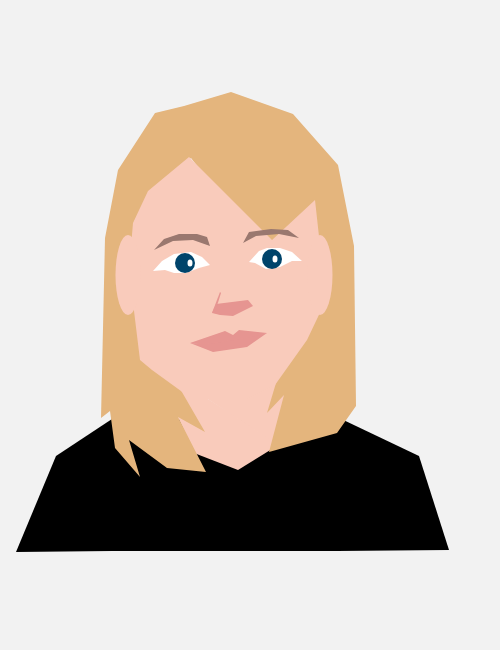
Frame 1 (no input)
Frame 60 (no input): identical to frame 1, image omitted
Frame 120 (the mouse pressed at the canvas centre since frame 60): identical to frame 1, image omitted

The p5.js sketch that drew this single still picture (run headless with seeded random() and noise() and a simulated clock; from frame 60 on, the mouse is pressed at the canvas centre):

// p5.js sketch
// ── sketch.js
function setup() {
    createCanvas(500, 650);
}

function draw() {
    // Create the background 
    background(242, 242, 242);
    
    //Define the colors
    hair = color(228, 181, 125);
    skin = color(249, 203, 187);
    eyes = color(0, 68, 107);
    white = color(255, 255, 255);
    shadows = color(154, 120, 111);
    pink = color(230, 149, 145);
    black = color(0, 0, 0);
    
    // Create body and fill with black
	fill(black);
	noStroke();
	quad(335, 416, 419, 456, 449, 550, 337, 551);
	rect(112, 419, 229, 132);
	quad(112, 419, 56, 456, 16, 552, 112, 551);
    
    //Create the neck
    noStroke();
    fill(skin);
	quad(155, 366, 194, 453, 238, 470, 280, 444);
    //fill with skin colour
	fill(skin);
	quad(203, 396, 280, 446, 289, 377, 276, 367);
    
    //Create the hair and fill with the hair colour
    fill(hair);
    beginShape();
	vertex(279, 373);
	vertex(267, 413);
	vertex(284, 395);
	vertex(269, 452);
	vertex(337, 433);
	vertex(356, 406);
	vertex(354, 246);
	vertex(338, 165);
	vertex(293, 114);
	vertex(231, 92);
	vertex(184, 106);
	vertex(155, 113);
	vertex(118, 170);
	vertex(105, 238);
	vertex(101, 418);
	vertex(110, 411);
	vertex(115, 448);
	vertex(140, 477);
	vertex(129, 440);
	vertex(167, 468);
	vertex(206, 472);
	vertex(178, 417);
	vertex(205, 432);
	vertex(175, 380);
	vertex(152, 367);
	vertex(142, 348);
	vertex(130, 264);
	vertex(134, 222);
	vertex(149, 192);
	vertex(191, 158);
	vertex(231, 210);
	vertex(331, 287);
	vertex(322, 250);
	vertex(314, 300);
	vertex(250, 250);
	vertex(250, 250);
	endShape();
    
    //Create the face and fill with the skin colour
    fill(skin);
	noStroke();
	beginShape();
	vertex(129, 270);
	vertex(140, 360);
	vertex(152, 370);
	vertex(192, 399);
	vertex(219, 399);
	vertex(247, 399);
	vertex(275, 385);
	vertex(307, 340);
	vertex(326, 300);
	vertex(315, 200);
	vertex(272, 240);
	vertex(189, 157);
	vertex(148, 191);
	vertex(133, 223);
	endShape();
    
    // Create the right eye snd fill with white
	fill(white);
	beginShape();
	vertex(249, 262);
	vertex(259, 251);
	vertex(267, 248);
	vertex(280, 248);
	vertex(292, 252);
	vertex(302, 261);
	vertex(292, 261);
	vertex(280, 267);
	vertex(266, 269);
	vertex(255, 263);
	endShape();
	fill(eyes);
	ellipse(272, 259, 20, 20);
	fill(white);
	ellipse(275, 259, 5, 7);
    
    //Create the left eye and fill with white
    fill(white);
	beginShape();
	vertex(210, 265);
	vertex(202, 257);
	vertex(191, 252);
	vertex(174, 254);
	vertex(162, 261);
	vertex(153, 271);
	vertex(165, 270);
	vertex(174, 273);
	vertex(186, 273);
	vertex(199, 268);
	endShape();
	fill(eyes);
	ellipse(185, 263, 20, 20);
	fill(white);
	ellipse(190, 263, 5, 7);
    
    // Create the left eyebrow and fill with the shadow colour
	fill(shadows);
	beginShape();
	vertex(210, 246);
	vertex(193, 240);
	vertex(173, 241);
	vertex(154, 250);
	vertex(164, 239);
	vertex(179, 234);
	vertex(197, 234);
	vertex(207, 237);
	endShape();
    
    // Create the right eyebrow and fill with the shadow colour
	fill(shadows);
	beginShape();
	vertex(243, 243);
	vertex(249, 232);
	vertex(271, 229);
	vertex(288, 230);
	vertex(299, 238);
	vertex(279, 234);
	vertex(256, 236);
	endShape();
    
    // Create the nose and fill with pink
	fill(pink);
	beginShape();
	vertex(216, 304);
	vertex(212, 313);
	vertex(220, 315);
	vertex(233, 316);
	vertex(253, 306);
	vertex(248, 300);
	endShape();
	fill(pink);
	beginShape();
	vertex(212, 313);
	vertex(220, 292);
	vertex(221, 293);
	vertex(215, 312);
	endShape();
    
	//Create the upper lip and fill with pink
	fill(pink);
	beginShape();
	vertex(190, 343);
	vertex(208, 345);
	vertex(247, 340);
	vertex(267, 333);
	vertex(239, 330);
	vertex(233, 335);
	vertex(225, 331);
	endShape();

	//Create the lower lip and fill with pink
	fill(pink);
	beginShape();
	vertex(190, 343);
	vertex(213, 352);
	vertex(247, 347);
	vertex(267, 333);
	vertex(246, 338);
	vertex(208, 344);
	endShape();
    
    //Create the ears and fill with the skin colour
    fill(skin);
	ellipse(128, 275, 25, 80);
	fill(skin);
	ellipse(320, 275, 25, 80);
}
// ── assessment.html
<html> 
    <head>
    <script src="https://cdnjs.cloudflare.com/ajax/libs/p5.js/0.9.0/p5.js"></script>
    <script src="sketch.js"></script>
    </head>
    <body>
    </body>
</html>
